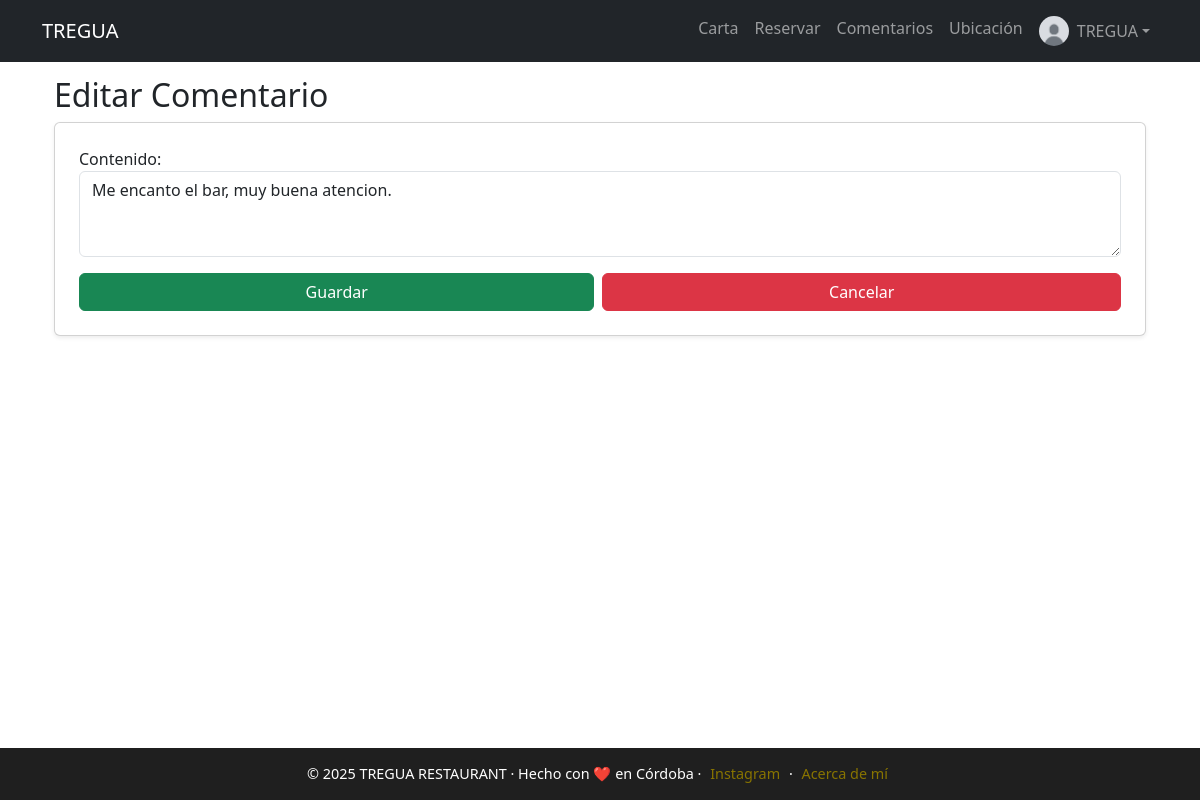
/bar/comentarios/12/editar/ (signed in), run on the app's committed database.
### cuentas/models.py (models this page shows, shortened)
class Profile(models.Model):
    user = models.OneToOneField(User, on_delete=models.CASCADE, related_name='profile')
    avatar = models.ImageField(upload_to='avatares/', blank=True, null=True)
    dni = models.CharField(max_length=20)
    telefono = models.CharField(max_length=20)

### bar/models.py (models this page shows, shortened)
class Comentario(models.Model):
    usuario = models.ForeignKey(User, on_delete=models.CASCADE)
    contenido = models.TextField()
    creado = models.DateTimeField(auto_now_add=True)
    respuesta_admin = models.TextField(blank=True, null=True)

### bar/views.py (the view)
# urls.py: path('comentarios/<int:pk>/editar/', ComentarioUpdateView.as_view(), name='editar_comentario'),
class ComentarioUpdateView(LoginRequiredMixin, UserPassesTestMixin, UpdateView):
    model = Comentario
    form_class = ComentarioForm
    template_name = 'bar/comentario_form.html'
    success_url = reverse_lazy('comentarios')
    def test_func(self):
        comentario = self.get_object()
        return self.request.user == comentario.usuario or self.request.user.is_superuser

### bar/forms.py
class ComentarioForm(forms.ModelForm):
    class Meta:
        model = Comentario
        fields = ['contenido']
        widgets = {
            'contenido': forms.Textarea(attrs={'class': 'form-control', 'rows': 3, 'placeholder': 'Escribe tu comentario aquí...'}),
        }

### bar/templates/bar/comentario_form.html (shortened to what this page needs)
{% extends 'bar/base.html' %}
{% block content %}
<div class="container mt-4">
    <h2>{{ form.instance.pk|yesno:"Editar Comentario,Crear Comentario" }}</h2>
    <form method="post" class="card p-4 shadow-sm">
    {{ form.as_p }}
    <div class="d-flex gap-2">
        <button type="submit" class="btn btn-success flex-fill">Guardar</button>
        <a href="{% url 'comentarios' %}" class="btn btn-danger flex-fill">Cancelar</a>
    </div>
</form>
</div>
{% endblock %}

### bar/templates/bar/base.html (shortened to what this page needs)
{% load static %}
<!DOCTYPE html>
<html lang="es">
<head>
        <link rel="stylesheet" href=".">
        <link href="https://cdn.jsdelivr.net/npm/bootstrap@5.3.0/dist/css/bootstrap.min.css" rel="stylesheet">
    {% block extra_head %}
        <link rel="stylesheet" href="https://unpkg.com/leaflet@1.9.4/dist/leaflet.css"/>
    {% endblock %}
</head>
<body class="d-flex flex-column min-vh-100">
<nav class="navbar navbar-expand-lg navbar-dark bg-dark fixed-top">
    <div class="container">
        <a class="navbar-brand" href="{% url 'inicio' %}">TREGUA</a>
        <div class="collapse navbar-collapse" id="navbarNav">
            <ul class="navbar-nav ms-auto">
                <li class="nav-item"><a class="nav-link" href="{% url 'carta' %}">Carta</a></li>
                <li class="nav-item"><a class="nav-link" href="{% url 'reserva' %}">Reservar</a></li>
                <li class="nav-item"><a class="nav-link" href="{% url 'comentarios' %}">Comentarios</a></li>
                <li class="nav-item"><a class="nav-link" href="{% url 'ubicacion' %}">Ubicación</a></li>
                {% if user.is_authenticated %}
                    <li class="nav-item dropdown">
                        <a class="nav-link dropdown-toggle d-flex align-items-center" href="#"
                           id="navbarDropdown" role="button" data-bs-toggle="dropdown" aria-expanded="false">
                            {% if user.profile.avatar %}
                                <img src="{{ user.profile.avatar.url }}" class="rounded-circle me-2" alt="Avatar" width="30" height="30">
                            {% else %}
                                <img src="/media/avatares/default-avatar.png" class="rounded-circle me-2" alt="Avatar" width="30" height="30">
                            {% endif %}
                            {{ user.username }}
                        </a>
                    </li>
                {% else %}
                    <li class="nav-item"><a class="nav-link" href="{% url 'login' %}">Iniciar sesión</a></li>
                    <li class="nav-item"><a class="nav-link" href="{% url 'signup' %}">Registrarse</a></li>
                {% endif %}
            </ul>
        </div>
    </div>
</nav>
<main class="flex-grow-1 container mt-5 pt-1">
    {% block content %}
    {% endblock %}
</main>
<footer>
    &copy; 2025 TREGUA RESTAURANT · Hecho con ❤️ en Córdoba ·
    <a href="https://www.instagram.com/treguarestaurant/" target="_blank">Instagram</a> ·
    <a href="{% url 'about' %}">Acerca de mí</a>
</footer>
</body>
</html>

### bar/templates/bar/base.html (style rules this page uses)
footer { background-color: #1f1f1f; color: #fff; padding: 15px 0; text-align: center; font-size: 0.9rem; width: 100%; }
footer a { color: #887400ff; margin: 0 5px; text-decoration: none; }
.nav-link, .dropdown-item { transition: color 0.5s ease; }

### data on the page
Comentario: instance.pk "Editar Comentario", contenido "Me encanto el bar, muy buena atencion."

### other printed values
{{ user.username }} "TREGUA"
